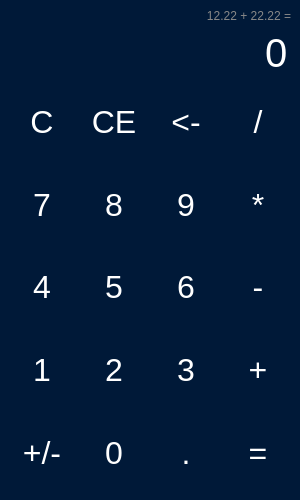
<?xml version="1.0" encoding="UTF-8"?>
<ui version="4.0">
 <class>MainWindow</class>
 <widget class="QMainWindow" name="MainWindow">
  <property name="geometry">
   <rect>
    <x>0</x>
    <y>0</y>
    <width>300</width>
    <height>500</height>
   </rect>
  </property>
  <property name="minimumSize">
   <size>
    <width>300</width>
    <height>500</height>
   </size>
  </property>
  <property name="maximumSize">
   <size>
    <width>600</width>
    <height>800</height>
   </size>
  </property>
  <property name="windowTitle">
   <string>10K CALC</string>
  </property>
  <property name="styleSheet">
   <string notr="true">QWidget {
	background-color: rgb(0, 25, 56);
	color: #fff;
}

QPushButton {
	font-size: 24pt;
	border-radius: 8px;
}

QPushButton:hover {
	background-color: #666;
}

QPushButton:pressed {
	background-color: #888;
}</string>
  </property>
  <widget class="QWidget" name="centralwidget">
   <layout class="QVBoxLayout" name="verticalLayout">
    <item>
     <widget class="QLabel" name="lbl_result">
      <property name="sizePolicy">
       <sizepolicy hsizetype="Preferred" vsizetype="Maximum">
        <horstretch>0</horstretch>
        <verstretch>0</verstretch>
       </sizepolicy>
      </property>
      <property name="layoutDirection">
       <enum>Qt::LeftToRight</enum>
      </property>
      <property name="styleSheet">
       <string notr="true">color: #888;</string>
      </property>
      <property name="text">
       <string>12.22 + 22.22 =</string>
      </property>
      <property name="alignment">
       <set>Qt::AlignRight|Qt::AlignTrailing|Qt::AlignVCenter</set>
      </property>
     </widget>
    </item>
    <item>
     <widget class="QLineEdit" name="input">
      <property name="sizePolicy">
       <sizepolicy hsizetype="Expanding" vsizetype="Maximum">
        <horstretch>0</horstretch>
        <verstretch>0</verstretch>
       </sizepolicy>
      </property>
      <property name="layoutDirection">
       <enum>Qt::LeftToRight</enum>
      </property>
      <property name="styleSheet">
       <string notr="true">font-size: 40px;
border: 0;</string>
      </property>
      <property name="text">
       <string>0</string>
      </property>
      <property name="maxLength">
       <number>10</number>
      </property>
      <property name="alignment">
       <set>Qt::AlignRight|Qt::AlignTrailing|Qt::AlignVCenter</set>
      </property>
      <property name="readOnly">
       <bool>true</bool>
      </property>
     </widget>
    </item>
    <item>
     <layout class="QGridLayout" name="gridLayout">
      <item row="0" column="0">
       <widget class="QPushButton" name="btn_c">
        <property name="sizePolicy">
         <sizepolicy hsizetype="Minimum" vsizetype="Expanding">
          <horstretch>0</horstretch>
          <verstretch>0</verstretch>
         </sizepolicy>
        </property>
        <property name="cursor">
         <cursorShape>PointingHandCursor</cursorShape>
        </property>
        <property name="styleSheet">
         <string notr="true"/>
        </property>
        <property name="text">
         <string>C</string>
        </property>
        <property name="shortcut">
         <string>C</string>
        </property>
       </widget>
      </item>
      <item row="0" column="1">
       <widget class="QPushButton" name="btn_ce">
        <property name="sizePolicy">
         <sizepolicy hsizetype="Minimum" vsizetype="Expanding">
          <horstretch>0</horstretch>
          <verstretch>0</verstretch>
         </sizepolicy>
        </property>
        <property name="cursor">
         <cursorShape>PointingHandCursor</cursorShape>
        </property>
        <property name="styleSheet">
         <string notr="true"/>
        </property>
        <property name="text">
         <string>CE</string>
        </property>
        <property name="shortcut">
         <string>Shift+C</string>
        </property>
       </widget>
      </item>
      <item row="0" column="2">
       <widget class="QPushButton" name="btn_back">
        <property name="sizePolicy">
         <sizepolicy hsizetype="Minimum" vsizetype="Expanding">
          <horstretch>0</horstretch>
          <verstretch>0</verstretch>
         </sizepolicy>
        </property>
        <property name="cursor">
         <cursorShape>PointingHandCursor</cursorShape>
        </property>
        <property name="styleSheet">
         <string notr="true"/>
        </property>
        <property name="text">
         <string>&lt;-</string>
        </property>
        <property name="shortcut">
         <string>Backspace</string>
        </property>
       </widget>
      </item>
      <item row="0" column="3">
       <widget class="QPushButton" name="btn_divide">
        <property name="sizePolicy">
         <sizepolicy hsizetype="Minimum" vsizetype="Expanding">
          <horstretch>0</horstretch>
          <verstretch>0</verstretch>
         </sizepolicy>
        </property>
        <property name="cursor">
         <cursorShape>PointingHandCursor</cursorShape>
        </property>
        <property name="styleSheet">
         <string notr="true"/>
        </property>
        <property name="text">
         <string>/</string>
        </property>
        <property name="shortcut">
         <string>/</string>
        </property>
       </widget>
      </item>
      <item row="1" column="0">
       <widget class="QPushButton" name="btn_7">
        <property name="sizePolicy">
         <sizepolicy hsizetype="Minimum" vsizetype="Expanding">
          <horstretch>0</horstretch>
          <verstretch>0</verstretch>
         </sizepolicy>
        </property>
        <property name="cursor">
         <cursorShape>PointingHandCursor</cursorShape>
        </property>
        <property name="styleSheet">
         <string notr="true"/>
        </property>
        <property name="text">
         <string>7</string>
        </property>
        <property name="shortcut">
         <string>7</string>
        </property>
       </widget>
      </item>
      <item row="1" column="1">
       <widget class="QPushButton" name="btn_8">
        <property name="sizePolicy">
         <sizepolicy hsizetype="Minimum" vsizetype="Expanding">
          <horstretch>0</horstretch>
          <verstretch>0</verstretch>
         </sizepolicy>
        </property>
        <property name="cursor">
         <cursorShape>PointingHandCursor</cursorShape>
        </property>
        <property name="styleSheet">
         <string notr="true"/>
        </property>
        <property name="text">
         <string>8</string>
        </property>
        <property name="shortcut">
         <string>8</string>
        </property>
       </widget>
      </item>
      <item row="1" column="2">
       <widget class="QPushButton" name="btn_9">
        <property name="sizePolicy">
         <sizepolicy hsizetype="Minimum" vsizetype="Expanding">
          <horstretch>0</horstretch>
          <verstretch>0</verstretch>
         </sizepolicy>
        </property>
        <property name="cursor">
         <cursorShape>PointingHandCursor</cursorShape>
        </property>
        <property name="styleSheet">
         <string notr="true"/>
        </property>
        <property name="text">
         <string>9</string>
        </property>
        <property name="shortcut">
         <string>9</string>
        </property>
       </widget>
      </item>
      <item row="1" column="3">
       <widget class="QPushButton" name="btn_mult">
        <property name="sizePolicy">
         <sizepolicy hsizetype="Minimum" vsizetype="Expanding">
          <horstretch>0</horstretch>
          <verstretch>0</verstretch>
         </sizepolicy>
        </property>
        <property name="cursor">
         <cursorShape>PointingHandCursor</cursorShape>
        </property>
        <property name="styleSheet">
         <string notr="true"/>
        </property>
        <property name="text">
         <string>*</string>
        </property>
        <property name="shortcut">
         <string>*</string>
        </property>
       </widget>
      </item>
      <item row="2" column="0">
       <widget class="QPushButton" name="btn_4">
        <property name="sizePolicy">
         <sizepolicy hsizetype="Minimum" vsizetype="Expanding">
          <horstretch>0</horstretch>
          <verstretch>0</verstretch>
         </sizepolicy>
        </property>
        <property name="cursor">
         <cursorShape>PointingHandCursor</cursorShape>
        </property>
        <property name="styleSheet">
         <string notr="true"/>
        </property>
        <property name="text">
         <string>4</string>
        </property>
        <property name="shortcut">
         <string>4</string>
        </property>
       </widget>
      </item>
      <item row="4" column="2">
       <widget class="QPushButton" name="btn_dot">
        <property name="sizePolicy">
         <sizepolicy hsizetype="Minimum" vsizetype="Expanding">
          <horstretch>0</horstretch>
          <verstretch>0</verstretch>
         </sizepolicy>
        </property>
        <property name="cursor">
         <cursorShape>PointingHandCursor</cursorShape>
        </property>
        <property name="styleSheet">
         <string notr="true"/>
        </property>
        <property name="text">
         <string>.</string>
        </property>
        <property name="shortcut">
         <string>.</string>
        </property>
       </widget>
      </item>
      <item row="3" column="0">
       <widget class="QPushButton" name="btn_1">
        <property name="sizePolicy">
         <sizepolicy hsizetype="Minimum" vsizetype="Expanding">
          <horstretch>0</horstretch>
          <verstretch>0</verstretch>
         </sizepolicy>
        </property>
        <property name="cursor">
         <cursorShape>PointingHandCursor</cursorShape>
        </property>
        <property name="styleSheet">
         <string notr="true"/>
        </property>
        <property name="text">
         <string>1</string>
        </property>
        <property name="shortcut">
         <string>1</string>
        </property>
       </widget>
      </item>
      <item row="3" column="3">
       <widget class="QPushButton" name="btn_plus">
        <property name="sizePolicy">
         <sizepolicy hsizetype="Minimum" vsizetype="Expanding">
          <horstretch>0</horstretch>
          <verstretch>0</verstretch>
         </sizepolicy>
        </property>
        <property name="cursor">
         <cursorShape>PointingHandCursor</cursorShape>
        </property>
        <property name="styleSheet">
         <string notr="true"/>
        </property>
        <property name="text">
         <string>+</string>
        </property>
        <property name="shortcut">
         <string>+</string>
        </property>
       </widget>
      </item>
      <item row="2" column="1">
       <widget class="QPushButton" name="btn_5">
        <property name="sizePolicy">
         <sizepolicy hsizetype="Minimum" vsizetype="Expanding">
          <horstretch>0</horstretch>
          <verstretch>0</verstretch>
         </sizepolicy>
        </property>
        <property name="cursor">
         <cursorShape>PointingHandCursor</cursorShape>
        </property>
        <property name="styleSheet">
         <string notr="true"/>
        </property>
        <property name="text">
         <string>5</string>
        </property>
        <property name="shortcut">
         <string>5</string>
        </property>
       </widget>
      </item>
      <item row="3" column="1">
       <widget class="QPushButton" name="btn_2">
        <property name="sizePolicy">
         <sizepolicy hsizetype="Minimum" vsizetype="Expanding">
          <horstretch>0</horstretch>
          <verstretch>0</verstretch>
         </sizepolicy>
        </property>
        <property name="cursor">
         <cursorShape>PointingHandCursor</cursorShape>
        </property>
        <property name="styleSheet">
         <string notr="true"/>
        </property>
        <property name="text">
         <string>2</string>
        </property>
        <property name="shortcut">
         <string>2</string>
        </property>
       </widget>
      </item>
      <item row="4" column="3">
       <widget class="QPushButton" name="btn_calc">
        <property name="sizePolicy">
         <sizepolicy hsizetype="Minimum" vsizetype="Expanding">
          <horstretch>0</horstretch>
          <verstretch>0</verstretch>
         </sizepolicy>
        </property>
        <property name="cursor">
         <cursorShape>PointingHandCursor</cursorShape>
        </property>
        <property name="styleSheet">
         <string notr="true"/>
        </property>
        <property name="text">
         <string>=</string>
        </property>
        <property name="shortcut">
         <string>=</string>
        </property>
       </widget>
      </item>
      <item row="4" column="0">
       <widget class="QPushButton" name="btn_plusminus">
        <property name="sizePolicy">
         <sizepolicy hsizetype="Minimum" vsizetype="Expanding">
          <horstretch>0</horstretch>
          <verstretch>0</verstretch>
         </sizepolicy>
        </property>
        <property name="cursor">
         <cursorShape>PointingHandCursor</cursorShape>
        </property>
        <property name="styleSheet">
         <string notr="true"/>
        </property>
        <property name="text">
         <string>+/-</string>
        </property>
       </widget>
      </item>
      <item row="2" column="3">
       <widget class="QPushButton" name="btn_minus">
        <property name="sizePolicy">
         <sizepolicy hsizetype="Minimum" vsizetype="Expanding">
          <horstretch>0</horstretch>
          <verstretch>0</verstretch>
         </sizepolicy>
        </property>
        <property name="cursor">
         <cursorShape>PointingHandCursor</cursorShape>
        </property>
        <property name="styleSheet">
         <string notr="true"/>
        </property>
        <property name="text">
         <string>-</string>
        </property>
        <property name="shortcut">
         <string>-</string>
        </property>
       </widget>
      </item>
      <item row="2" column="2">
       <widget class="QPushButton" name="btn_6">
        <property name="sizePolicy">
         <sizepolicy hsizetype="Minimum" vsizetype="Expanding">
          <horstretch>0</horstretch>
          <verstretch>0</verstretch>
         </sizepolicy>
        </property>
        <property name="cursor">
         <cursorShape>PointingHandCursor</cursorShape>
        </property>
        <property name="styleSheet">
         <string notr="true"/>
        </property>
        <property name="text">
         <string>6</string>
        </property>
        <property name="shortcut">
         <string>6</string>
        </property>
       </widget>
      </item>
      <item row="3" column="2">
       <widget class="QPushButton" name="btn_3">
        <property name="sizePolicy">
         <sizepolicy hsizetype="Minimum" vsizetype="Expanding">
          <horstretch>0</horstretch>
          <verstretch>0</verstretch>
         </sizepolicy>
        </property>
        <property name="cursor">
         <cursorShape>PointingHandCursor</cursorShape>
        </property>
        <property name="styleSheet">
         <string notr="true"/>
        </property>
        <property name="text">
         <string>3</string>
        </property>
        <property name="shortcut">
         <string>3</string>
        </property>
       </widget>
      </item>
      <item row="4" column="1">
       <widget class="QPushButton" name="btn_0">
        <property name="sizePolicy">
         <sizepolicy hsizetype="Minimum" vsizetype="Expanding">
          <horstretch>0</horstretch>
          <verstretch>0</verstretch>
         </sizepolicy>
        </property>
        <property name="cursor">
         <cursorShape>PointingHandCursor</cursorShape>
        </property>
        <property name="styleSheet">
         <string notr="true"/>
        </property>
        <property name="text">
         <string>0</string>
        </property>
        <property name="shortcut">
         <string>0</string>
        </property>
       </widget>
      </item>
     </layout>
    </item>
   </layout>
  </widget>
 </widget>
 <resources/>
 <connections/>
</ui>
